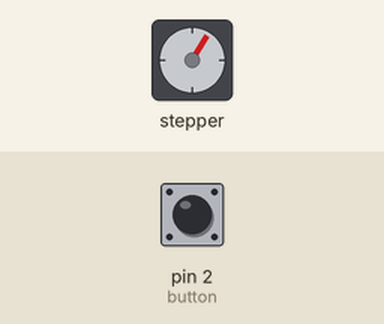
A sketch run on a simulated Arduino Uno, built with avr-gcc and run on an emulated ATmega328P. Parts: stepper motor. The test bench sets the inputs (shaded band); at power-on: pin 2 (button) HIGH. Stepper angles assume 2048 steps per turn; what the sketch prints to the serial monitor is not drawn.

Above: at 1.2 s.
1.3 s: pin 2 (button) pulled LOW for 0.15 s
At 2.26 s:
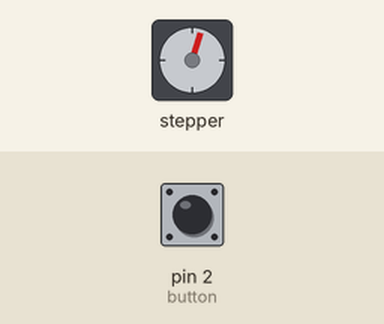
4.4 s: pin 2 (button) pulled LOW for 1 s
At 4.55 s:
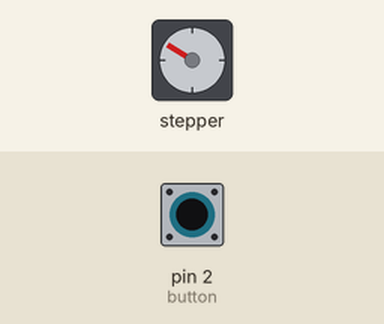
8.4 s: pin 2 (button) driven LOW
At 8.79 s:
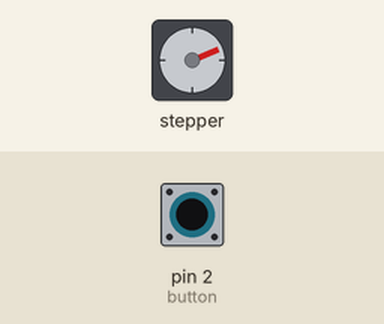
Timing chart, 0 to 26.4 s (numbered marks = the images above; inputs shaded):
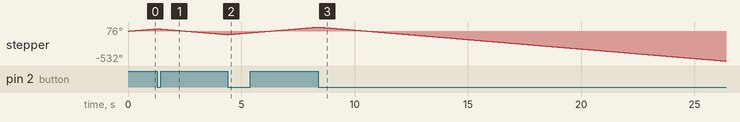

The sketch:

Stepper_motor.ino
```cpp
#include <Stepper.h>
int SPR=2048;
Stepper S1(SPR,8,10,9,11);
int speed=1000;
int wait=1000;
int button=2;
int buto=1;
int butn;
int dir=1;


void setup() {
  // put your setup code here, to run once:
Serial.begin(9600);
pinMode(button, INPUT);
digitalWrite(button, HIGH);
S1.setSpeed(speed);
}

void loop() {
  // put your main code here, to run repeatedly:
butn= digitalRead(button);
Serial.print(buto);
Serial.print(",");
Serial.println(butn);
if(butn==0 && buto==1){
  dir= dir*(-1);
}
else{};

S1.step(dir);
buto=butn;


}
```
